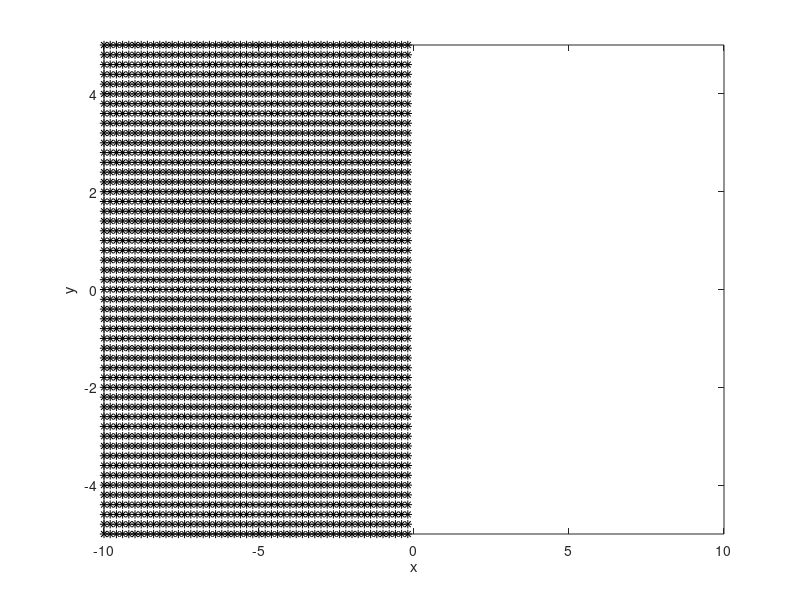

The MATLAB script that drew this image:
% Lecture 3 - Convex Problems

% Example 1: A non-convex function constraint giving a convex feasible set

clear; clc % plot the non-convex constraint function
x1=-10:0.1:10;
x2=-10:0.1:10;
y=x1./(1+x2.^2);
plot3(x1,x2,y)
xlabel('x1')
ylabel('x2')
zlabel('y')
grid on

for x1=-10:0.2:10 % plot the feasibility region which is convex
    for x2=-5:0.2:5
        if ((x1./(1+x2.^2))<0 )
             plot(x1,x2, 'k*')
             hold on
        end
    end
end
xlabel('x1')
ylabel('x2')
xlim([-10 10])
ylim([-5 5])


% Example 2: Global and Local optima

x=1:0.1:15;
y=0.1*x.^3+400*log(x+1);
plot(x,y)
xlabel('x')
ylabel('y')